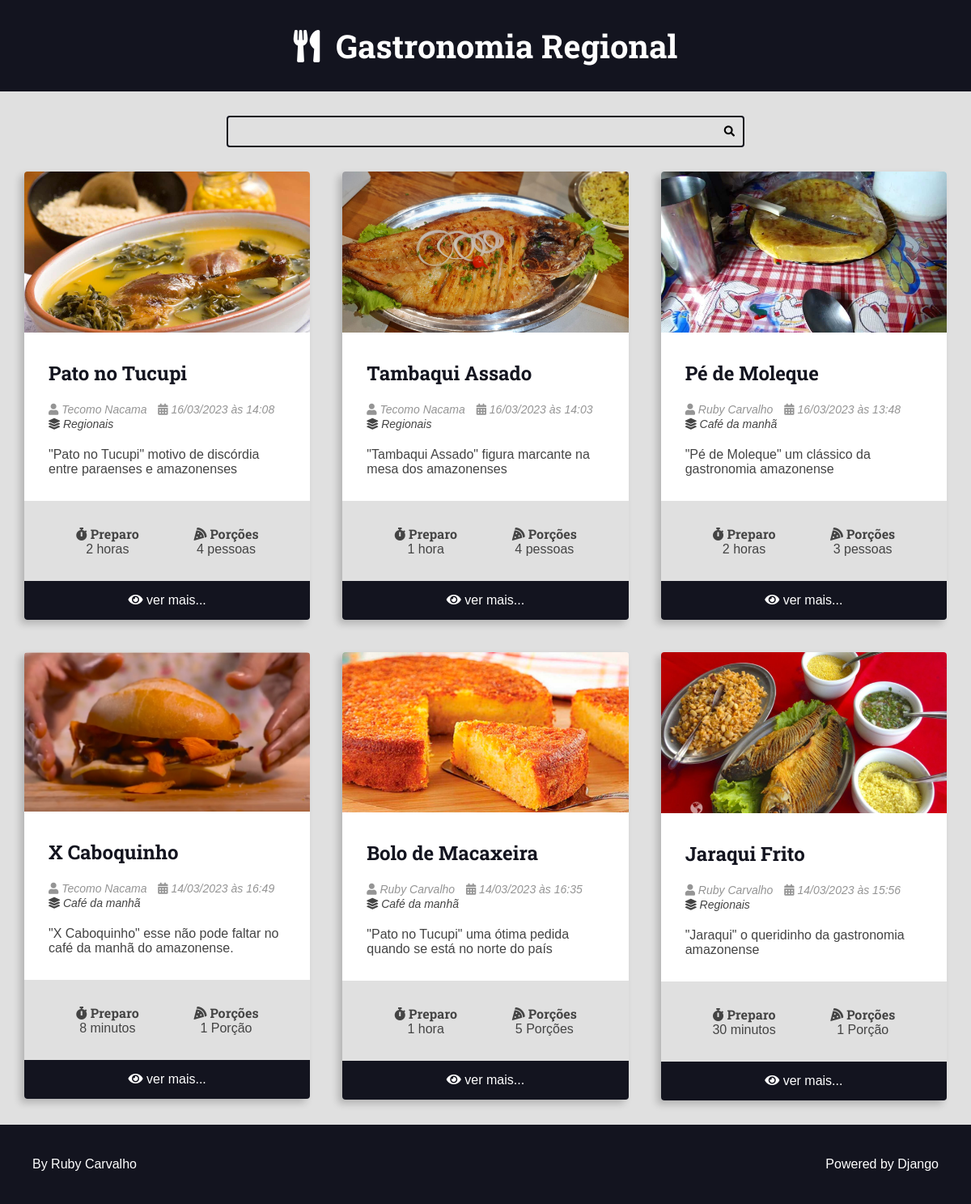
The app's page /, older data.
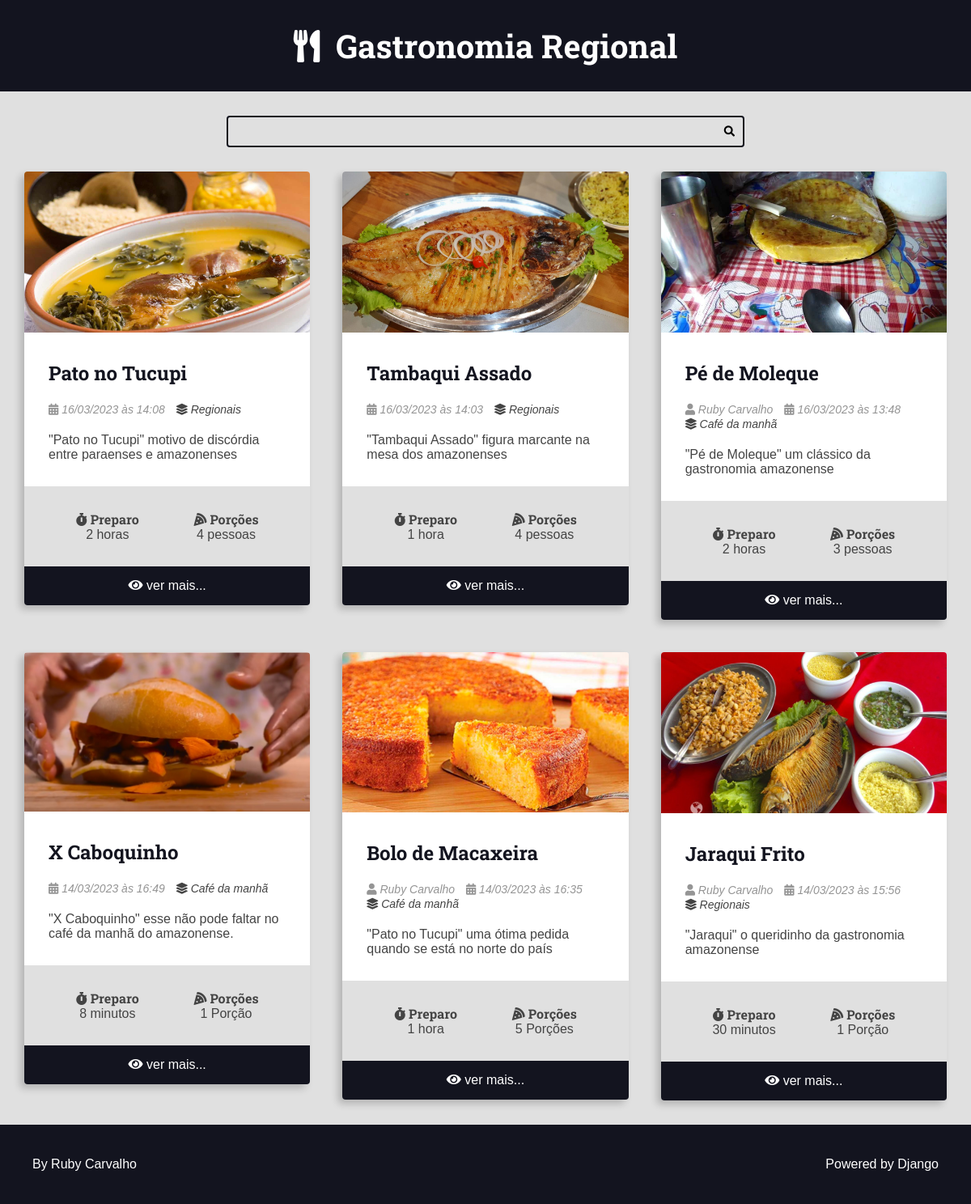
The same page, newer data.
### recipes/models.py (models this page shows, shortened)
class Recipe(models.Model):
    title = models.CharField(max_length=65)
    description = models.CharField(max_length=165)
    slug = models.SlugField()
    preparation_time = models.IntegerField()
    preparation_time_unit = models.CharField(max_length=65)
    servings = models.IntegerField()
    servings_unit = models.CharField(max_length=65)
    preparation_steps = models.TextField()
    preparation_steps_is_html = models.BooleanField(default=False)
    created_at = models.DateTimeField(auto_now_add=True)
    updated_at = models.DateTimeField(auto_now=True)
    is_published = models.BooleanField(default=False)
    cover = models.ImageField(
        upload_to='recipes/covers/%Y/%m/%d/', blank=True, default='')
    category = models.ForeignKey(
        Category, on_delete=models.SET_NULL, null=True, blank=True,
        default=None
    )
    author = models.ForeignKey(
        User, on_delete=models.SET_NULL, null=True
    )

class Category(models.Model):
    name = models.CharField(max_length=65)

### recipes/views.py (the view)
# urls.py: 2. Add a URL to urlpatterns:  path('', views.home, name='home')
def home(request):
    recipes = get_list_or_404(
        Recipe.objects.filter(
            is_published=True
        ).order_by('-id')
    )
    return render(request, 'recipes/pages/home.html', context={
        'recipes': recipes,
    })

### recipes/templates/recipes/pages/home.html (shortened to what this page needs)
{% extends 'global/base.html' %}
{% block content %}
<div class="main-content main-content-list container">
{% for recipe in recipes %}
    {% include 'recipes/partials/recipe.html' %}
{% empty %}
    <div class="center m-y">
        <h1>No recipes found here</h1>
    </div>
{% endfor %}
</div>
{% endblock content %}

### base_templates/global/base.html (shortened to what this page needs)
<!DOCTYPE html>
<html lang="pt-BR">
<head>
    {% include 'recipes/partials/head.html' %}
</head>
<body>
    {% include 'recipes/partials/header.html' %}
    {% include 'recipes/partials/search.html' %}
    <main class="main-content-container">
        {% block content %}{% endblock content %}
    </main>
    {% include 'recipes/partials/footer.html' %}
</body>
</html>

### recipes/templates/recipes/partials/head.html (shortened to what this page needs)
{% load static %}
    <link rel="stylesheet" href="https://cdnjs.cloudflare.com/ajax/libs/font-awesome/5.15.4/css/fontawesome.min.css"
 />
    <link rel="stylesheet" href="https://cdnjs.cloudflare.com/ajax/libs/font-awesome/5.15.4/css/brands.min.css"
 />
    <link rel="stylesheet" href="https://cdnjs.cloudflare.com/ajax/libs/font-awesome/5.15.4/css/solid.min.css"
 />
    <link rel="stylesheet" href="{% static 'recipes/css/styles.css'%}">

### recipes/templates/recipes/partials/header.html
<header class="main-header-container">
    <div class="main-header container">
        <h1>
            <a class="main-logo" href="{% url 'recipes:home' %}">
                <i class="fas fa-utensils main-logo-icon"></i>
                <span class="main-logo-text"> Gastronomia Regional</span>
            </a>
        </h1>
    </div>
</header>

### recipes/templates/recipes/partials/search.html
<div class="search-container">
    <div class="container">
        <form action="" class="search-form">
            <input type="search" class="search-input" name="search">
            <button type="submit" class="search-button"><i class="fas fa-search"></i></button>
        </form>
    </div>
</div>

### recipes/templates/recipes/partials/recipe.html (shortened to what this page needs)
<div class="recipe recipe-list-item">
    {% if recipe.cover %}
        <div class="recipe-cover">
            <a href="{% url 'recipes:recipe' recipe.id %}">
                <img src="{{ recipe.cover.url }}" alt="Temporário">
            </a>
        </div>
    {% endif %}
    <div class="recipe-title-container">
        <h2 class="recipe-title">
            <a href="{% url 'recipes:recipe' recipe.id %}">
                {{ recipe.title }}
            </a>
        </h2>
    </div>
    <div class="recipe-author">
        {% if  recipe.author is not None %}
        <span class="recipe-author-item">
            <i class="fas fa-user"></i>
            {% if recipe.author.first_name %}
                {{ recipe.author.first_name }} {{ recipe.author.last_name }}
            {% else %}
                {{ recipe.author.username }}
            {% endif %}
        </span>
        {% endif %}
        <span class="recipe-author-item">
            <i class="fas fa-calendar-alt"></i>
            {{ recipe.created_at|date:"d/m/Y" }} às {{ recipe.created_at|date:"H:i" }}
        </span>
        {% if recipe.category is not None %}
        <span class="recipe-author-item">
            <a href="{% url 'recipes:category' recipe.category.id %}">
                <i class="fas fa-layer-group"></i>
                <span>{{ recipe.category.name }}</span>
            </a>
        </span>
        {% endif %}
    </div>
    <div class="recipe-content">
        <p>{{ recipe.description }}</p>
    </div>
    <div class="recipe-meta-container">
        <div class="recipe-meta recipe-preparation">
            <h3 class="recipe-meta-title"><i class="fas fa-stopwatch"></i> Preparo</h3>
            <div class="recipe-meta-text">
                {{ recipe.preparation_time }} {{ recipe.preparation_time_unit }}
            </div>
        </div>
        <div class="recipe-meta recipe-servings">
            <h3 class="recipe-meta-title"><i class="fas fa-pizza-slice"></i> Porções</h3>
            <div class="recipe-meta-text">
                {{ recipe.servings }} {{ recipe.servings_unit }}
            </div>
        </div>
    </div>
    {% if is_detail_page is not True %}
        <footer class="recipe-footer">
            <a class="recipe-read-more button button-dark button-full-width" href="{% url 'recipes:recipe' recipe.id %}">
                <i class="fas fa-eye"></i>
                <span>ver mais...</span>
            </a>
        </footer>
    {% endif %}
</div>

### recipes/templates/recipes/partials/footer.html
<footer class="main-footer">
    <div class="developer">
      <a href="https://github.com/orgs/ifam-polo/teams/rigeon" target="_blank" rel="noreferrer noopener">By Ruby Carvalho</a>
    </div>
    <div class="powered">
      <a href="https://www.djangoproject.com/" target="_blank" rel="noreferrer noopener">Powered by Django</a>
    </div>
  </footer>

### recipes/static/recipes/css/styles.css (style rules this page uses)
:root { --color-primary: #269fe6; --color-primary-hover: #2086c2; --color-primary-dark: #13141f; --color-primary-dark-hover: #212336; --color-primary-light: #d4ecfa; --color-primary-light-hover: #bdd8e7; --color-white: #fff; --color-black: #000; --color-dark-text: #444; --color-info-light: #cce5ff; --color-debug-light: #cce5ff; --color-success-light: #d4edda; --color-alert-light: #fff3cd; --color-warning-light: #fff3cd; --color-error-light: #f8d7da; --color-info-dark: #4d86c4; --color-debug-dark: #4d86c4; --color-success-dark: #4a9c5d; --color-alert-dark: #927f40; --color-warning-dark: #927f40; --color-error-dark: #da525d; --color-gray-0: #f9f9f9; --color-gray-1: #e0e0e0; --color-gray-2: #c7c7c7; --color-gray-3: #aeaeae; --color-gray-4: #959595; --color-gray-5: #7d7d7d; --color-gray-6: #646464; --color-gray-7: #4b4b4b; --color-gray-8: #323232; --color-gray-9: #191919; --font-primary: sans-serif; --font-headings: 'Roboto Slab', serif; --spacing-gutter-medium: 3rem; --spacing-gutter-large: 4rem; }
* { padding: 0; margin: 0; box-sizing: border-box; }
html { font-size: 62.5%; }
body { font-size: 1.6rem; font-family: var(--font-primary); background: var(--color-gray-1); color: var(--color-dark-text); }
h1, h2, h3, h4, h5, h6 { font-family: var(--font-headings); }
.container { max-width: 144rem; margin: 0 auto; padding: var(--spacing-gutter-medium); }
.main-header-container { background: var(--color-primary-dark); }
.main-logo { font-size: 4rem; color: var(--color-white); text-decoration: none; display: flex; flex-flow: row nowrap; align-items: center; justify-content: center; width: fit-content; margin: 0 auto; }
.main-logo-icon { margin-right: 2rem; }
.search-form { border: 0.2rem solid var(--color-primary-dark); max-width: 64rem; margin: 0 auto; border-radius: 0.4rem; position: relative; transition: all 300ms ease-in-out; }
.search-input, .search-button { border: none; background: none; outline: none; padding: 1rem; transition: all 300ms ease-in-out; }
.search-input { width: 100%; padding-right: 3rem; }
.search-button { position: absolute; top: 0; right: 0; }
.main-content { padding-top: 0; }
.main-content-list { display: grid; grid-template-columns: repeat(auto-fit, minmax(340px, 1fr)); gap: var(--spacing-gutter-large); }
.recipe { background: var(--color-white); box-shadow: -5px 5px 10px rgba(0, 0, 0, 0.2); transform: scale(1); transition: all 300ms ease-in-out; border-radius: 0.4rem; overflow: hidden; }
.recipe img { max-width: 100%; }
.recipe-list-item { max-width: 64rem; height: fit-content; }
.recipe-title-container { padding: var(--spacing-gutter-medium); padding-bottom: 2rem; }
.recipe-title-container a { text-decoration: none; color: var(--color-primary-dark); }
.recipe-author { padding: 0 var(--spacing-gutter-medium); }
.recipe-content { padding: var(--spacing-gutter-medium); padding-top: 2rem; }
.recipe-author-item { color: var(--color-gray-4); margin-right: 1rem; font-style: italic; font-size: 1.4rem; }
.recipe-author a { color: var(--color-dark-text); transition: all 300ms ease-in-out; text-decoration: none; }
.recipe-meta-container { display: flex; flex-flow: row wrap; padding: var(--spacing-gutter-medium); background: var(--color-gray-1); }
.recipe-meta { display: flex; flex-flow: column nowrap; flex-shrink: 1; flex-grow: 1; text-align: center; }
.recipe-meta-title { font-size: 1.6rem; }
.recipe-footer a { background: var(--color-primary-dark); display: block; color: var(--color-white); text-decoration: none; text-align: center; padding: 1.5rem var(--spacing-gutter-medium); transition: all 300ms ease-in-out; }
.main-footer { display: flex; align-items: center; justify-content: space-between; background: var(--color-primary-dark); color: var(--color-white); padding: var(--spacing-gutter-large); }
.main-footer a { color: var(--color-white); text-decoration: none; transition: all 300ms ease-in-out; }

Row changes from the older to the newer data that the page shows:
changed Recipe "Pato no Tucupi": author_id 4 → empty (drawn); author.first_name "Tecomo" → (not shown); author.last_name "Nacama" → (not shown)
changed Recipe "Tambaqui Assado": author_id 4 → empty (drawn); author.first_name "Tecomo" → (not shown); author.last_name "Nacama" → (not shown)
changed Recipe "X Caboquinho": author_id 4 → empty (drawn); author.first_name "Tecomo" → (not shown); author.last_name "Nacama" → (not shown)
